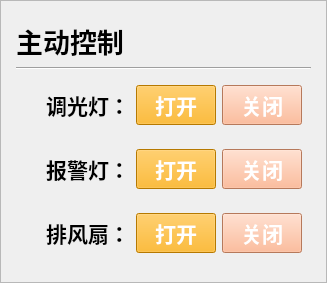
           <widget class="QFrame" name="frame_3_2">
            <property name="sizePolicy">
             <sizepolicy hsizetype="Preferred" vsizetype="Preferred">
              <horstretch>8</horstretch>
              <verstretch>0</verstretch>
             </sizepolicy>
            </property>
            <property name="frameShape">
             <enum>QFrame::StyledPanel</enum>
            </property>
            <property name="frameShadow">
             <enum>QFrame::Raised</enum>
            </property>
            <layout class="QVBoxLayout" name="verticalLayout_7">
             <property name="leftMargin">
              <number>15</number>
             </property>
             <property name="topMargin">
              <number>20</number>
             </property>
             <property name="rightMargin">
              <number>15</number>
             </property>
             <property name="bottomMargin">
              <number>20</number>
             </property>
             <item>
              <widget class="QPushButton" name="pushButton_7">
               <property name="sizePolicy">
                <sizepolicy hsizetype="Fixed" vsizetype="Fixed">
                 <horstretch>0</horstretch>
                 <verstretch>0</verstretch>
                </sizepolicy>
               </property>
               <property name="font">
                <font>
                 <family>微软雅黑</family>
                 <pointsize>20</pointsize>
                 <weight>75</weight>
                 <bold>true</bold>
                </font>
               </property>
               <property name="styleSheet">
                <string notr="true">QPushButton, #pushButton{
	border:none;	
}</string>
               </property>
               <property name="text">
                <string>主动控制</string>
               </property>
               <property name="icon">
                <iconset>
                 <normaloff>icons/SolarRemoteController2Broken.png</normaloff>icons/SolarRemoteController2Broken.png</iconset>
               </property>
               <property name="iconSize">
                <size>
                 <width>50</width>
                 <height>50</height>
                </size>
               </property>
              </widget>
             </item>
             <item>
              <widget class="Line" name="line_4">
               <property name="orientation">
                <enum>Qt::Horizontal</enum>
               </property>
              </widget>
             </item>
             <item>
              <widget class="QFrame" name="frame_3_1_5">
               <property name="sizePolicy">
                <sizepolicy hsizetype="Preferred" vsizetype="Preferred">
                 <horstretch>0</horstretch>
                 <verstretch>1</verstretch>
                </sizepolicy>
               </property>
               <property name="styleSheet">
                <string notr="true">QFrame, #frame{
	border:none;	
}	</string>
               </property>
               <property name="frameShape">
                <enum>QFrame::StyledPanel</enum>
               </property>
               <property name="frameShadow">
                <enum>QFrame::Raised</enum>
               </property>
               <layout class="QHBoxLayout" name="horizontalLayout_11">
                <property name="leftMargin">
                 <number>30</number>
                </property>
                <item>
                 <widget class="QPushButton" name="pushButton_6">
                  <property name="sizePolicy">
                   <sizepolicy hsizetype="Fixed" vsizetype="Fixed">
                    <horstretch>0</horstretch>
                    <verstretch>0</verstretch>
                   </sizepolicy>
                  </property>
                  <property name="font">
                   <font>
                    <family>微软雅黑</family>
                    <pointsize>16</pointsize>
                    <weight>75</weight>
                    <bold>true</bold>
                   </font>
                  </property>
                  <property name="styleSheet">
                   <string notr="true">QPushButton, #pushButton{
	border:none;	
}</string>
                  </property>
                  <property name="text">
                   <string>调光灯：</string>
                  </property>
                  <property name="icon">
                   <iconset>
                    <normaloff>icons/MajesticonsLightBulbLine.png</normaloff>icons/MajesticonsLightBulbLine.png</iconset>
                  </property>
                  <property name="iconSize">
                   <size>
                    <width>30</width>
                    <height>30</height>
                   </size>
                  </property>
                 </widget>
                </item>
                <item>
                 <widget class="QPushButton" name="pushButton_lamp_on">
                  <property name="font">
                   <font>
                    <family>微软雅黑</family>
                    <pointsize>16</pointsize>
                    <weight>75</weight>
                    <bold>true</bold>
                   </font>
                  </property>
                  <property name="styleSheet">
                   <string notr="true">background-color: rgb(255, 170, 0);
color: rgb(255, 255, 255);</string>
                  </property>
                  <property name="text">
                   <string>打开</string>
                  </property>
                 </widget>
                </item>
                <item>
                 <widget class="QPushButton" name="pushButton_lamp_off">
                  <property name="font">
                   <font>
                    <family>微软雅黑</family>
                    <pointsize>16</pointsize>
                    <weight>75</weight>
                    <bold>true</bold>
                   </font>
                  </property>
                  <property name="styleSheet">
                   <string notr="true">background-color:rgb(255, 170, 127);
color: rgb(255, 255, 255);</string>
                  </property>
                  <property name="text">
                   <string>关闭</string>
                  </property>
                 </widget>
                </item>
               </layout>
              </widget>
             </item>
             <item>
              <widget class="QFrame" name="frame_10">
               <property name="styleSheet">
                <string notr="true">QFrame, #frame{
	border:none;	
}	</string>
               </property>
               <property name="frameShape">
                <enum>QFrame::StyledPanel</enum>
               </property>
               <property name="frameShadow">
                <enum>QFrame::Raised</enum>
               </property>
               <layout class="QHBoxLayout" name="horizontalLayout_17">
                <property name="leftMargin">
                 <number>30</number>
                </property>
                <item>
                 <widget class="QPushButton" name="pushButton_13">
                  <property name="sizePolicy">
                   <sizepolicy hsizetype="Fixed" vsizetype="Fixed">
                    <horstretch>0</horstretch>
                    <verstretch>0</verstretch>
                   </sizepolicy>
                  </property>
                  <property name="font">
                   <font>
                    <family>微软雅黑</family>
                    <pointsize>16</pointsize>
                    <weight>75</weight>
                    <bold>true</bold>
                   </font>
                  </property>
                  <property name="styleSheet">
                   <string notr="true">QPushButton, #pushButton{
	border:none;	
}</string>
                  </property>
                  <property name="text">
                   <string>报警灯：</string>
                  </property>
                  <property name="icon">
                   <iconset>
                    <normaloff>icons/MingcuteBulbLine.png</normaloff>icons/MingcuteBulbLine.png</iconset>
                  </property>
                  <property name="iconSize">
                   <size>
                    <width>30</width>
                    <height>30</height>
                   </size>
                  </property>
                 </widget>
                </item>
                <item>
                 <widget class="QPushButton" name="pushButton_alarm_on">
                  <property name="font">
                   <font>
                    <family>微软雅黑</family>
                    <pointsize>16</pointsize>
                    <weight>75</weight>
                    <bold>true</bold>
                   </font>
                  </property>
                  <property name="styleSheet">
                   <string notr="true">background-color: rgb(255, 170, 0);
color: rgb(255, 255, 255);</string>
                  </property>
                  <property name="text">
                   <string>打开</string>
                  </property>
                 </widget>
                </item>
                <item>
                 <widget class="QPushButton" name="pushButton_alarm_off">
                  <property name="font">
                   <font>
                    <family>微软雅黑</family>
                    <pointsize>16</pointsize>
                    <weight>75</weight>
                    <bold>true</bold>
                   </font>
                  </property>
                  <property name="styleSheet">
                   <string notr="true">background-color:rgb(255, 170, 127);
color: rgb(255, 255, 255);</string>
                  </property>
                  <property name="text">
                   <string>关闭</string>
                  </property>
                 </widget>
                </item>
               </layout>
              </widget>
             </item>
             <item>
              <widget class="QFrame" name="frame_3_1_6">
               <property name="sizePolicy">
                <sizepolicy hsizetype="Preferred" vsizetype="Preferred">
                 <horstretch>0</horstretch>
                 <verstretch>1</verstretch>
                </sizepolicy>
               </property>
               <property name="styleSheet">
                <string notr="true">QFrame, #frame{
	border:none;	
}	</string>
               </property>
               <property name="frameShape">
                <enum>QFrame::StyledPanel</enum>
               </property>
               <property name="frameShadow">
                <enum>QFrame::Raised</enum>
               </property>
               <layout class="QHBoxLayout" name="horizontalLayout_22">
                <property name="leftMargin">
                 <number>30</number>
                </property>
                <item>
                 <widget class="QPushButton" name="pushButton_20">
                  <property name="sizePolicy">
                   <sizepolicy hsizetype="Fixed" vsizetype="Fixed">
                    <horstretch>0</horstretch>
                    <verstretch>0</verstretch>
                   </sizepolicy>
                  </property>
                  <property name="font">
                   <font>
                    <family>微软雅黑</family>
                    <pointsize>16</pointsize>
                    <weight>75</weight>
                    <bold>true</bold>
                   </font>
                  </property>
                  <property name="styleSheet">
                   <string notr="true">QPushButton, #pushButton{
	border:none;	
}</string>
                  </property>
                  <property name="text">
                   <string>排风扇：</string>
                  </property>
                  <property name="icon">
                   <iconset>
                    <normaloff>icons/MdiFan.png</normaloff>icons/MdiFan.png</iconset>
                  </property>
                  <property name="iconSize">
                   <size>
                    <width>30</width>
                    <height>30</height>
                   </size>
                  </property>
                 </widget>
                </item>
                <item>
                 <widget class="QPushButton" name="pushButton_fan_on">
                  <property name="font">
                   <font>
                    <family>微软雅黑</family>
                    <pointsize>16</pointsize>
                    <weight>75</weight>
                    <bold>true</bold>
                   </font>
                  </property>
                  <property name="styleSheet">
                   <string notr="true">background-color: rgb(255, 170, 0);
color: rgb(255, 255, 255);</string>
                  </property>
                  <property name="text">
                   <string>打开</string>
                  </property>
                 </widget>
                </item>
                <item>
                 <widget class="QPushButton" name="pushButton_fan_off">
                  <property name="font">
                   <font>
                    <family>微软雅黑</family>
                    <pointsize>16</pointsize>
                    <weight>75</weight>
                    <bold>true</bold>
                   </font>
                  </property>
                  <property name="styleSheet">
                   <string notr="true">background-color:rgb(255, 170, 127);
color: rgb(255, 255, 255);</string>
                  </property>
                  <property name="text">
                   <string>关闭</string>
                  </property>
                 </widget>
                </item>
               </layout>
              </widget>
             </item>
            </layout>
           </widget>
